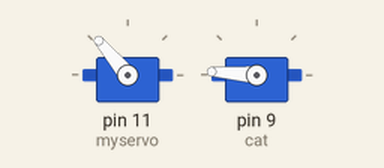
A sketch run on a simulated Arduino Uno, built with avr-gcc and run on an emulated ATmega328P. On the bench: 2 × servo.

Above: at 0.15 s.
At 10.07 s:
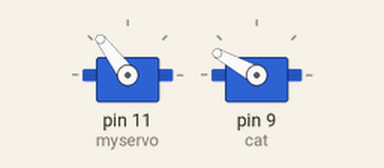
At 20.0 s:
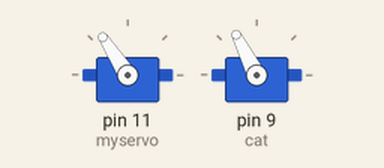
At 39.85 s:
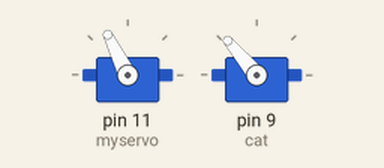
Timing chart, 0 to 40.0 s (numbered marks = the images above):
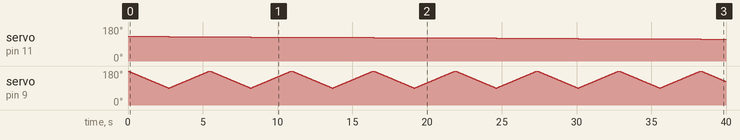

Measured:
- by itself, servo on pin 11 (myservo): moves from 130° to 116° over 35.6 s

The sketch:

servo.ino
```cpp
#include <Servo.h>


Servo myservo;
Servo cat;

int pos;
int ab;
int t;


void setup()
{Serial.begin(9600);
myservo.attach(11);// below servo x-axis
 cat.attach(9); // above servo y-axis
}


void loop(){


 for(pos=130;pos>=41; pos -= 1 )
 {
 myservo.write(pos);

 if(pos%2==0)
{
  for(ab=180;ab>=90;ab -= 1)
 { cat.write(ab);
 delay(30);
 }
}
if(pos%2!=0)
{
 for(t=90;t<=180;t += 1)
 { cat.write(t);
 delay(30);
 }
}
}
}
```
